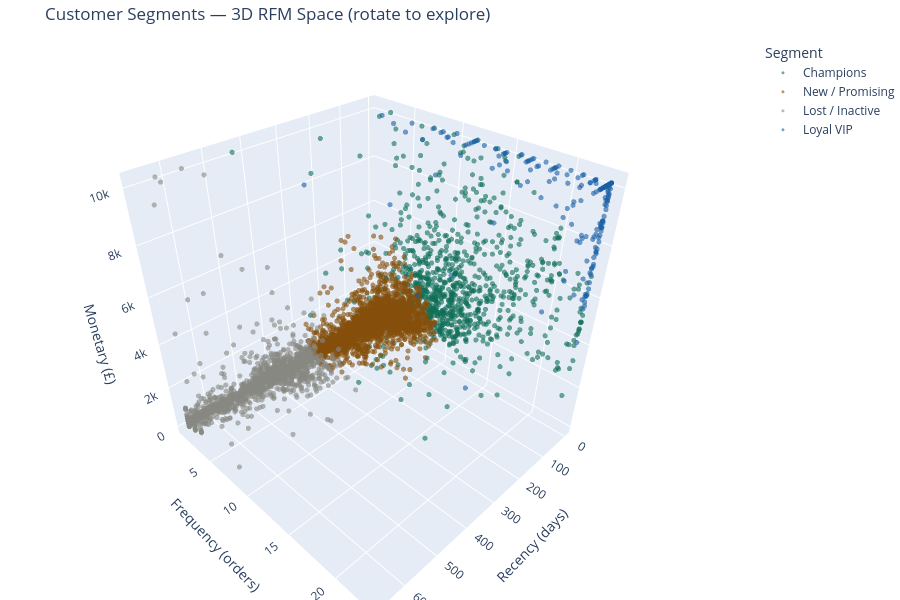

Notebook code cell kept with this figure:
### Markdown cell above
## Cell 6 — Interactive 3D scatter: R vs F vs M (Plotly)
A 3D interactive chart — you can rotate, zoom, and hover.
This is the most impressive visualisation for a portfolio demo.
It shows all three RFM dimensions at once.

Tip: in your Streamlit app, embed this chart as a plotly figure.

### Code cell
# Cap extremes for cleaner visualisation
plot_df = df.copy()
for col in ['Recency', 'Frequency', 'Monetary']:
    plot_df[col] = plot_df[col].clip(upper=df[col].quantile(0.97))

fig_3d = px.scatter_3d(
    plot_df,
    x='Recency',
    y='Frequency',
    z='Monetary',
    color='KMeans_Segment',
    color_discrete_map=SEGMENT_COLOURS,
    hover_data={'Customer ID': True,
                'R_Score': True,
                'F_Score': True,
                'M_Score': True,
                'CLV_capped': ':.0f'},
    opacity=0.6,
    title='Customer Segments — 3D RFM Space (rotate to explore)',
    labels={
        'Recency'  : 'Recency (days)',
        'Frequency': 'Frequency (orders)',
        'Monetary' : 'Monetary (£)',
    }
)

fig_3d.update_traces(marker=dict(size=3))
fig_3d.update_layout(
    legend_title_text='Segment',
    margin=dict(l=0, r=0, t=40, b=0),
    height=600
)
fig_3d.show()

# Save as interactive HTML — can be embedded in portfolio website
out_html = RPT_DIR / 'plot_12_3d_rfm.html'
fig_3d.write_html(str(out_html))
print(f'Saved interactive 3D chart → {out_html}')
print('Open this HTML file in a browser to interact with the chart.')

### Figure 1 — Plotly figure (JSON) as saved in the notebook; plotly's stock layout.template omitted (floating-point values rounded to 4 significant figures; data arrays with more than 128 entries replaced by an {"elided": "..."} marker saying what was removed)
{"data": [{"customdata": {"elided": "894x5 float values"}, "hovertemplate": "KMeans_Segment=Champions<br>Recency (days)=%{x}<br>Frequency (orders)=%{y}<br>Monetary (£)=%{z}<br>Customer ID=%{customdata[0]}<br>R_Score=%{customdata[1]}<br>F_Score=%{customdata[2]}<br>M_Score=%{customdata[3]}<br>CLV_capped=%{customdata[4]:.0f}<extra></extra>", "legendgroup": "Champions", "marker": {"color": "#0F6E56", "opacity": 0.6, "size": 3, "symbol": "circle"}, "mode": "markers", "name": "Champions", "scene": "scene", "showlegend": true, "type": "scatter3d", "x": {"elided": "894 int values"}, "y": {"elided": "894 int values"}, "z": {"elided": "894 float values"}}, {"customdata": {"elided": "2810x5 float values"}, "hovertemplate": "KMeans_Segment=New / Promising<br>Recency (days)=%{x}<br>Frequency (orders)=%{y}<br>Monetary (£)=%{z}<br>Customer ID=%{customdata[0]}<br>R_Score=%{customdata[1]}<br>F_Score=%{customdata[2]}<br>M_Score=%{customdata[3]}<br>CLV_capped=%{customdata[4]:.0f}<extra></extra>", "legendgroup": "New / Promising", "marker": {"color": "#854F0B", "opacity": 0.6, "size": 3, "symbol": "circle"}, "mode": "markers", "name": "New / Promising", "scene": "scene", "showlegend": true, "type": "scatter3d", "x": {"elided": "2810 int values"}, "y": {"elided": "2810 int values"}, "z": {"elided": "2810 float values"}}, {"customdata": {"elided": "1852x5 float values"}, "hovertemplate": "KMeans_Segment=Lost / Inactive<br>Recency (days)=%{x}<br>Frequency (orders)=%{y}<br>Monetary (£)=%{z}<br>Customer ID=%{customdata[0]}<br>R_Score=%{customdata[1]}<br>F_Score=%{customdata[2]}<br>M_Score=%{customdata[3]}<br>CLV_capped=%{customdata[4]:.0f}<extra></extra>", "legendgroup": "Lost / Inactive", "marker": {"color": "#888882", "opacity": 0.6, "size": 3, "symbol": "circle"}, "mode": "markers", "name": "Lost / Inactive", "scene": "scene", "showlegend": true, "type": "scatter3d", "x": {"elided": "1852 int values"}, "y": {"elided": "1852 int values"}, "z": {"elided": "1852 float values"}}, {"customdata": {"elided": "240x5 float values"}, "hovertemplate": "KMeans_Segment=Loyal VIP<br>Recency (days)=%{x}<br>Frequency (orders)=%{y}<br>Monetary (£)=%{z}<br>Customer ID=%{customdata[0]}<br>R_Score=%{customdata[1]}<br>F_Score=%{customdata[2]}<br>M_Score=%{customdata[3]}<br>CLV_capped=%{customdata[4]:.0f}<extra></extra>", "legendgroup": "Loyal VIP", "marker": {"color": "#185FA5", "opacity": 0.6, "size": 3, "symbol": "circle"}, "mode": "markers", "name": "Loyal VIP", "scene": "scene", "showlegend": true, "type": "scatter3d", "x": {"elided": "240 int values"}, "y": {"elided": "240 int values"}, "z": {"elided": "240 float values"}}], "layout": {"height": 600, "legend": {"title": {"text": "Segment"}, "tracegroupgap": 0}, "margin": {"b": 0, "l": 0, "r": 0, "t": 40}, "scene": {"domain": {"x": [0, 1], "y": [0, 1]}, "xaxis": {"title": {"text": "Recency (days)"}}, "yaxis": {"title": {"text": "Frequency (orders)"}}, "zaxis": {"title": {"text": "Monetary (£)"}}}, "title": {"text": "Customer Segments — 3D RFM Space (rotate to explore)"}}}
